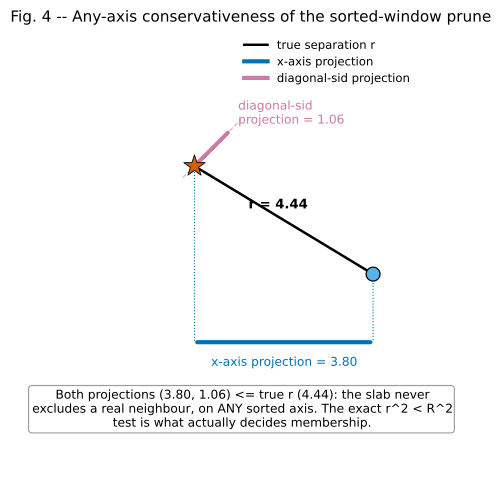

Source code (Python):
"""Figure 4: the sorted-window prune is conservative for ANY sorted axis.

For a unit projection axis n (one of the 13 `runner_shift` directions), the
projected separation |((x_star - x_gas)).n| never exceeds the true 3D
separation |x_star - x_gas| (Cauchy-Schwarz on a unit vector). So a true
neighbour (r <= R) always falls inside the [di_star - R, di_star + R] window
on EVERY axis; the window can admit extra, farther candidates that the exact
r^2 < R^2 test then rejects, but it can never wrongly exclude a true one.
This is what justifies falling back to any sorted axis of cj
(runner_radiation_feedback.c:744-757) instead of only the carried sid.
"""

from __future__ import annotations

import numpy as np
import matplotlib.lines as mlines
import matplotlib.pyplot as plt

from style import (
    BLACK,
    CANDIDATE_COLOR,
    GRAY,
    STAR_COLOR,
    new_figure,
    save_figure,
    star_marker,
)

AXIS_COLOR_X = "#0072B2"
AXIS_COLOR_DIAG = "#CC79A7"


def make_figure(output_path: str) -> None:
    """Render and save fig4 (PNG + PDF) to ``output_path`` (no extension)."""
    fig, ax = new_figure((6.6, 5.8))

    star = np.array([0.6, 3.2])
    gas = np.array([4.4, 0.9])
    sep = gas - star
    r = np.linalg.norm(sep)

    n_x = np.array([1.0, 0.0])
    n_diag = np.array([1.0, 1.0]) / np.sqrt(2)

    proj_x = abs((gas - star) @ n_x)
    proj_diag = abs((gas - star) @ n_diag)

    ax.plot([star[0], gas[0]], [star[1], gas[1]], color=BLACK, lw=1.8, zorder=5)
    star_marker(ax, star, size=260)
    ax.scatter(
        *gas,
        marker="o",
        s=100,
        color=CANDIDATE_COLOR,
        edgecolor=BLACK,
        lw=0.9,
        zorder=6,
    )
    mid = (star + gas) / 2
    ax.text(
        mid[0] - 0.75, mid[1] + 0.25, f"r = {r:.2f}", fontsize=9.5, fontweight="bold"
    )

    # x-axis projection: drop verticals onto a horizontal strip below.
    y_x = -0.55
    for p in (star, gas):
        ax.plot([p[0], p[0]], [p[1], y_x], color=AXIS_COLOR_X, lw=0.8, ls=":", zorder=2)
    ax.annotate(
        "",
        xy=(gas[0], y_x),
        xytext=(star[0], y_x),
        arrowprops=dict(arrowstyle="-", color=AXIS_COLOR_X, lw=3.0),
        zorder=4,
    )
    ax.text(
        (star[0] + gas[0]) / 2,
        y_x - 0.3,
        f"x-axis projection = {proj_x:.2f}",
        ha="center",
        va="top",
        fontsize=8.8,
        color=AXIS_COLOR_X,
        zorder=4,
    )

    # Diagonal-sid axis: the line through the star along n_diag, drawn only
    # as far as the projection itself needs (short reference segment, not a
    # line spanning the whole figure). The star already lies on its own
    # axis by construction, so only the projected segment is shown.
    t_gas = (gas - star) @ n_diag
    axis_line = (
        star[None, :] + np.array([-0.35, t_gas + 0.35])[:, None] * n_diag[None, :]
    )
    ax.plot(
        axis_line[:, 0],
        axis_line[:, 1],
        color=AXIS_COLOR_DIAG,
        lw=0.9,
        ls="--",
        zorder=1,
        alpha=0.6,
    )

    foot_gas = star + t_gas * n_diag
    ax.annotate(
        "",
        xy=foot_gas,
        xytext=star,
        arrowprops=dict(arrowstyle="-", color=AXIS_COLOR_DIAG, lw=3.0),
    )
    ax.text(
        foot_gas[0] + 0.18,
        foot_gas[1] + 0.1,
        f"diagonal-sid\nprojection = {proj_diag:.2f}",
        fontsize=8.8,
        color=AXIS_COLOR_DIAG,
        ha="left",
        va="bottom",
    )

    ax.text(
        1.6,
        -1.55,
        f"Both projections ({proj_x:.2f}, {proj_diag:.2f}) <= true r ({r:.2f}): the slab never\n"
        "excludes a real neighbour, on ANY sorted axis. The exact r^2 < R^2\n"
        "test is what actually decides membership.",
        ha="center",
        va="top",
        fontsize=8.8,
        bbox=dict(boxstyle="round", fc="white", ec=GRAY, lw=0.8),
        zorder=3,
    )

    legend_handles = [
        mlines.Line2D([], [], color=BLACK, lw=1.8, label="true separation r"),
        mlines.Line2D([], [], color=AXIS_COLOR_X, lw=3.0, label="x-axis projection"),
        mlines.Line2D(
            [], [], color=AXIS_COLOR_DIAG, lw=3.0, label="diagonal-sid projection"
        ),
    ]
    ax.legend(handles=legend_handles, loc="upper right", fontsize=8.4, frameon=False)

    ax.set_xlim(-1.8, 5.4)
    ax.set_ylim(-3.4, 6.1)
    ax.set_aspect("equal")
    ax.axis("off")
    ax.set_title(
        "Fig. 4 -- Any-axis conservativeness of the sorted-window prune",
        fontsize=11,
    )

    save_figure(fig, output_path)


if __name__ == "__main__":
    make_figure("fig4_any_axis_conservative")
